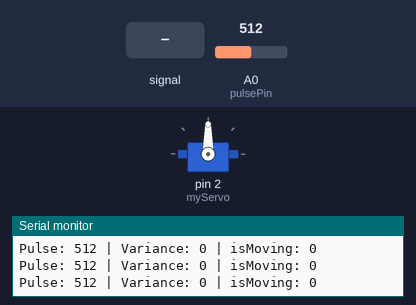
This sketch was run on a simulated Arduino Uno, built with avr-gcc and run on an emulated ATmega328P. On the bench: servo, the last lines printed to the serial monitor. The test bench sets the inputs (shaded band); at power-on: A0 (pulsePin) = 512.

Above: at 1.3 s.
1.4 s: A0 (pulsePin) fed a 200 Hz sine of ±460 counts around its level
At 1.51 s:
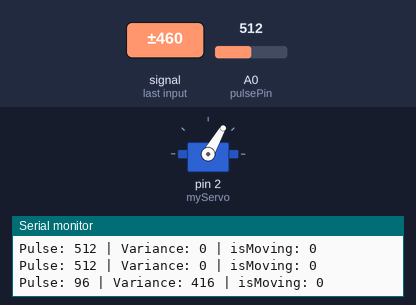
3.4 s: A0 (pulsePin) set to 11
6.4 s: A0 (pulsePin) set to 8
Timing chart, 0 to 9.4 s (numbered marks = the images above; inputs shaded):
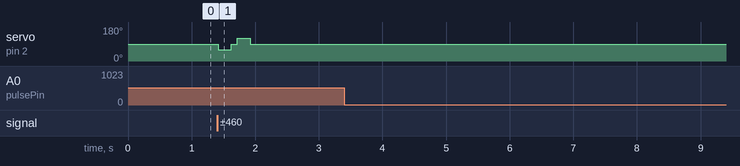

The sketch:

Pulse___Servo_Sync_Test.ino
```cpp
#include <Servo.h>

// Create a Servo object
Servo myServo;

// Pin configuration
const int pulsePin = A0; // Pulse sensor connected to A0

// Heartbeat motion parameters
int pulseDuration = 200;   // Duration of each pulse in milliseconds
int restDuration = 600;    // Rest between beats in milliseconds
int neutralPosition = 90;  // Neutral position to stop the servo
int forwardPosition = 60;  // Position for contraction
int backwardPosition = 120;// Position for relaxation

// Pulse detection parameters
int baselinePulse = 0;     // Baseline pulse value
int threshold = 30;        // Minimum variance to trigger the servo (adjustable)
int hysteresis = 10;       // Prevents continuous false triggering
int stableReadings = 20;   // Number of stable readings before updating baseline
int stableCounter = 0;     // Counter to track stable readings

// Flag to track whether the servo is currently moving
bool isMoving = false;

void setup() {
  // Attach the servo to pin D2
  myServo.attach(2);
  myServo.write(neutralPosition); // Start at neutral position

  // Initialize Serial Monitor for debugging
  Serial.begin(9600);

  // Establish initial baseline pulse value
  for (int i = 0; i < 10; i++) {
    baselinePulse += analogRead(pulsePin);
    delay(10);
  }
  baselinePulse /= 10;  // Take the average of initial readings
}

void loop() {
  // Read the current pulse value
  int currentPulseValue = analogRead(pulsePin);

  // Calculate the variance from the baseline
  int variance = abs(currentPulseValue - baselinePulse);

  // Debug: Print pulse values and variance
  Serial.print("Pulse: ");
  Serial.print(currentPulseValue);
  Serial.print(" | Variance: ");
  Serial.print(variance);
  Serial.print(" | isMoving: ");
  Serial.println(isMoving);

  // Detect real pulse variance
  if (variance > threshold) {
    if (!isMoving) { // Only trigger if not already moving
      isMoving = true;
      heartbeatMotion();
    }
    stableCounter = 0; // Reset stability counter
  }
  else if (isMoving && variance < (threshold - hysteresis)) {
    // Stop movement only if variance falls below threshold-hysteresis
    myServo.write(neutralPosition);
    isMoving = false;
  }
  else {
    // Increase stability counter when pulse is stable
    stableCounter++;

    // Update baseline if stable for a while
    if (stableCounter >= stableReadings) {
      baselinePulse = currentPulseValue;
      stableCounter = 0;
    }
  }

  // Small delay to stabilize readings
  delay(50);
}

// Function to perform heartbeat motion
void heartbeatMotion() {
  // Mimic a heartbeat (1st "lub")
  myServo.write(forwardPosition); // Contraction
  delay(pulseDuration);           // Hold the pulse
  myServo.write(neutralPosition); // Rest
  delay(pulseDuration / 2);       // Short pause

  // Mimic a heartbeat (2nd "dub")
  myServo.write(backwardPosition); // Relaxation
  delay(pulseDuration);            // Hold the pulse
  myServo.write(neutralPosition);  // Rest
  delay(restDuration);             // Longer pause before next beat
}
```

Measured:
- after the input at 1.4 s, servo on pin 2 (myServo): 90° → 60° at once, → 90° 0.20 s later, → 120° 0.10 s later, → 90° 0.20 s later
